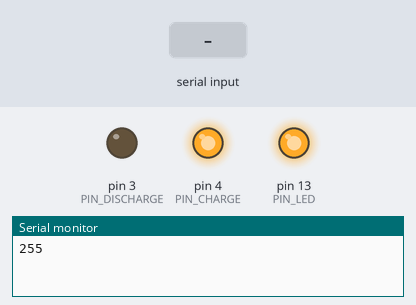
The sketch below on a simulated Arduino Uno, built with avr-gcc and run on an emulated ATmega328P. Shown: output pins drawn as LEDs (lit = HIGH), the last lines printed to the serial monitor. The inputs (shaded band) are chosen by the test bench.

Above: at 1.2 s.
1.3 s: "1" received over Serial
At 2.2 s:
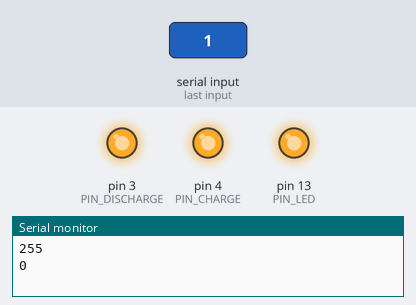
2.8 s: byte 16 (0x10) received over Serial
At 3.3 s:
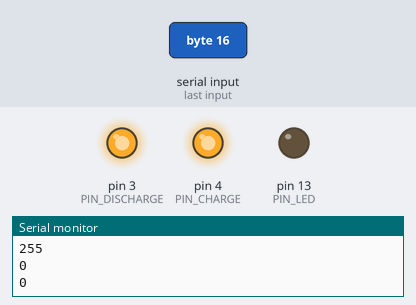
4.3 s: byte 65 (0x41) received over Serial
At 5.5 s:
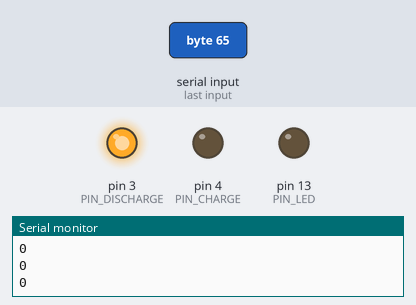
5.8 s: byte 18 (0x12) received over Serial
At 6.8 s:
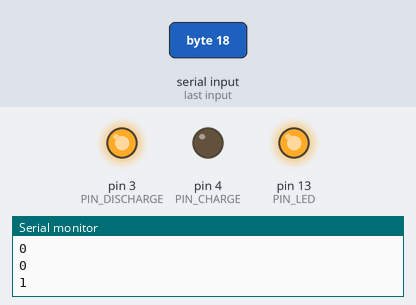
7.3 s: byte 81 (0x51) received over Serial
At 8.0 s:
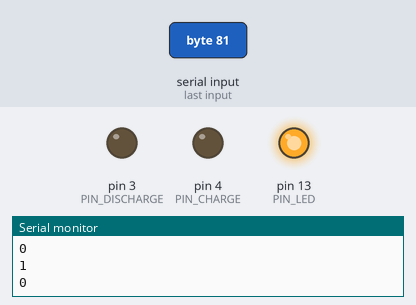
8.8 s: byte 16 (0x10) received over Serial
At 9.1 s:
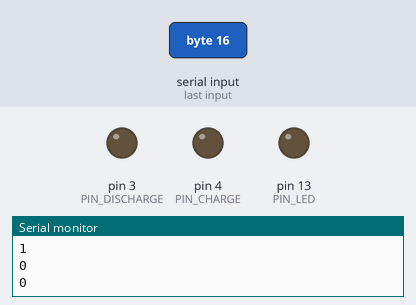
Timing chart, 0 to 11.3 s (numbered marks = the images above; inputs shaded):
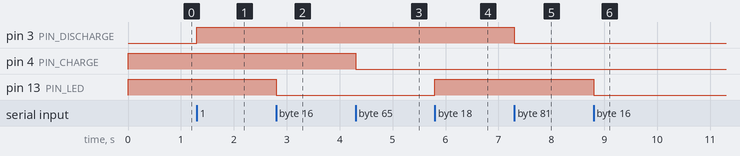

Measured:
- after the input at 1.3 s, pin 3 (PIN_DISCHARGE): LOW → HIGH at once
- after the input at 2.8 s, pin 13 (PIN_LED): HIGH → LOW at once
- after the input at 4.3 s, pin 4 (PIN_CHARGE): HIGH → LOW at once
- after the input at 5.8 s, pin 13 (PIN_LED): LOW → HIGH at once
- after the input at 7.3 s, pin 3 (PIN_DISCHARGE): HIGH → LOW at once
- after the input at 8.8 s, pin 13 (PIN_LED): HIGH → LOW at once

The sketch:

simple_api.ino
```cpp
/*-----------------------------------------------------
  Provides direct pin access via simple serial protocol

  1byte input:
    0x00 read A0 pin
    0x01 fancy A0 reads and compute voltage
    0x10 led off
    0x11 led on
    0x30 pin discharge off
    0x31 pin discharge on
    0x40 pin charge off
    0x41 pin charge on

    0x50 idle mode
    0x51 charge mode
    0x52 discharge mode

  output: depends

-----------------------------------------------------*/

#define BOX_READY     0xFF     // send when box is ready

#define PIN_CHARGE    4        // output pin (charge)
#define PIN_DISCHARGE 3        // output pin (discharge)
#define PIN_LED       13       // output pin (arduino led)
#define PIN_ANALOG    A0       // analog pin on battery-0 voltage

// config parameters for getVoltage()
#define REF_VOLTAGE   2460     // tension de reference, tension sur la pin AREF
#define SOME_NUMBER   1023     // ?
#define NB_ANALOG_RD  10       // how many analog read to average on

#define INTERVAL      3600000  //nombre de seconde dans une heure

void setCharge(boolean b) {
  digitalWrite(PIN_CHARGE, !b);
}

void setDischarge(boolean b) {
  digitalWrite(PIN_DISCHARGE, b);
}

void setLed(boolean b) {
  digitalWrite(PIN_LED, b);
}

boolean toggleLed() {
  boolean b = !digitalRead(PIN_LED);
  setLed(b);
  return b;
}

unsigned long getAnalog() {
  return analogRead(PIN_ANALOG);
}

unsigned long getVoltage() {
  unsigned long tmp, sum;
  for(byte i=0; i < NB_ANALOG_RD; i++){
    tmp = getAnalog();
    sum = sum + tmp;
  }
  sum = sum / NB_ANALOG_RD;

  // todo: get explainations about that
  sum = (sum * REF_VOLTAGE) / SOME_NUMBER;
  return sum;
}

// standard ok response
boolean sendOk() {
  if (Serial.println(0) != 1) {
    // nothing was written. it's a shame
    return false;
  }
  return true;
}

// generic useless error
boolean sendError() {
  if (Serial.println(255) != 1) {
    // nothing was written. it's a shame
    return false;
  }
  return true;
}

// uint response
boolean sendUint(unsigned long v) {
  if (Serial.println(v) <= 0) {
    return false;
  }
  return true;
}

// sendReady sends special ready byte when setup() is over
void sendReady() {
	Serial.println(BOX_READY);
}

// boolean response
boolean sendBool(boolean v) {
  if (Serial.println(v) <= 0) {
    return false;
  }
  return true;
}

void setup() {
  Serial.begin(9600);

  pinMode(PIN_CHARGE, OUTPUT);
  pinMode(PIN_DISCHARGE, OUTPUT);
  pinMode(PIN_LED, OUTPUT);

  setCharge(0);
  setDischarge(0);
  setLed(1);

	// notify we're good to go on serial
  sendReady();
}


// simple talk protocol
//   - input: 1 byte for instruction
//   - output: string ending with CRLF (10, 13)
void loop() {
  if (!Serial.available()) {
    return;
  }

  byte in = Serial.read();
  switch (in) {
    case 0x00:  // read A0 pin
      sendUint(getAnalog()); break;
    case 0x01:  // fancy A0 reads and compute voltage
      sendUint(getVoltage()); break;

    case 0x10:  // led off
      setLed(0); sendOk(); break;
    case 0x11:  // led on
      setLed(1); sendOk(); break;
    case 0x12:  // led toggle
      sendBool(toggleLed()); break;

    case 0x30:  // pin discharge off
      setDischarge(0); sendOk(); break;
    case 0x31:  // pin discharge on
      setDischarge(1); sendOk(); break;

    case 0x40:  // pin charge off
      setCharge(0); sendOk(); break;
    case 0x41:  // pin charge on
      setCharge(1); sendOk(); break;

    case 0x50: // idle mode
      setDischarge(0);
      setCharge(0);
      sendOk();
      break;
    case 0x51: // charge mode
      setDischarge(0);
      setCharge(1);
      sendOk();
      break;
    case 0x52: // discharge mode
      setCharge(0);
      setDischarge(1);
      sendOk();
      break;
    default:
      Serial.print(in);
      Serial.println(" wut?");
      break;
  }
}
```
